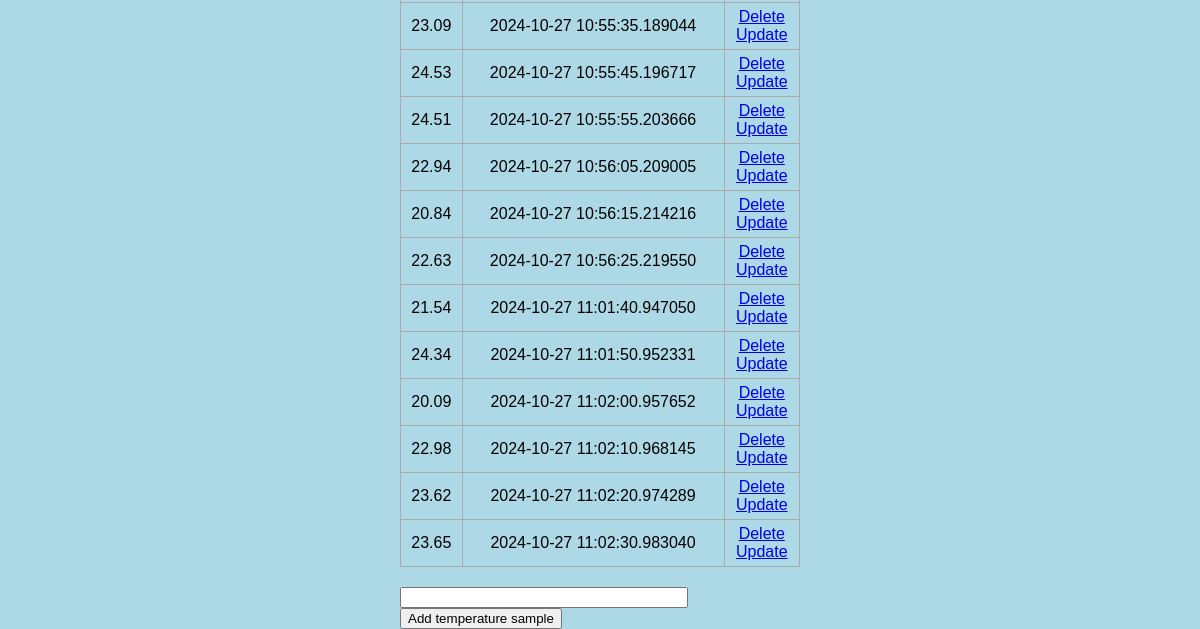
Before: / (lower part) with the older database file.
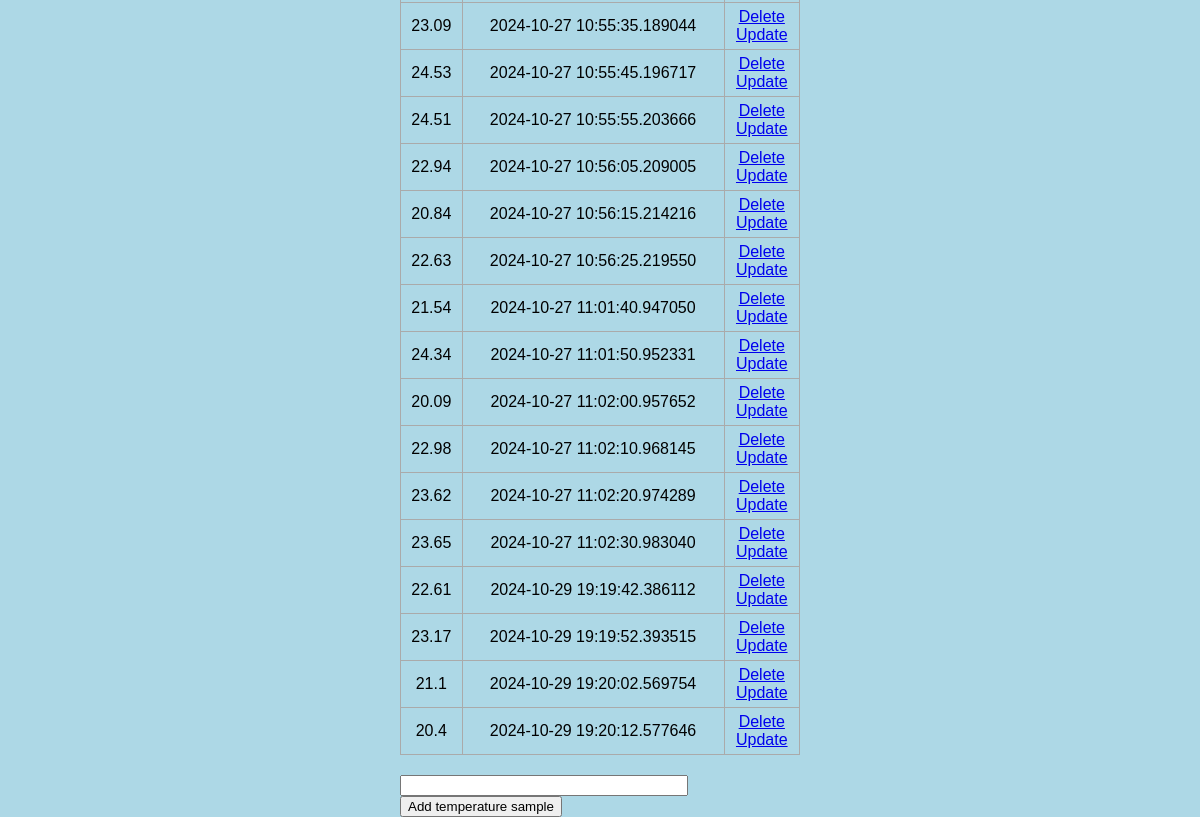
After: the same page with the newer database file.
### app.py (models this page shows, shortened)
class TempSample(db.Model):
    id = db.Column(db.Integer, primary_key=True)
    temp = db.Column(db.Float, nullable=False)
    date_created = db.Column(db.DateTime, default=datetime.utcnow)

### app.py (the view)
@app.route('/', methods=['POST', 'GET'])
def index():
    if request.method == 'POST':
        temp_content = request.form['temp']
        new_temp = TempSample(temp=temp_content)
        try:
            db.session.add(new_temp)
            db.session.commit()
            socketio.emit('temperature_update', {'temp': new_temp})
            return redirect('/')
        except:
            return 'There was an issue adding your temperature sample'
    else:
        temps = TempSample.query.order_by(TempSample.date_created).all()
        return render_template('index.html', temps = temps)

### templates/index.html (shortened to what this page needs)
{% extends 'base.html' %}
{% block body %}
<div class="content">
    {% if temps|length < 1 %}
    <h4 style="text-align: center">There are no temperature samples. Create one below!</h4>
    {% else %}
    <table>
        {% for temp in temps %}
            <tr>
                <td>{{ temp.temp }}</td>
                <td>{{ temp.date_created }}</td>
                <td>
                    <a href="/delete/{{temp.id}}">Delete</a>
                    <br>
                    <a href="/update/{{temp.id}}">Update</a>
                </td>
            </tr>
        {% endfor %}
    </table>
    {% endif %}
    <div class="form">
        <form action="/" method="POST">
            <input type="text" name="content" id="content">
            <input type="submit" value="Add temperature sample">
        </form>
    </div>
</div>
{% endblock %}

### templates/base.html (shortened to what this page needs)
<!DOCTYPE html>
<html lang="en">
<head>
    <link rel="stylesheet" href="{{ url_for('static', filename='css/main.css') }}">
</head>
<body>
    {% block body %}{% endblock %}
</body>
</html>

### static/css/main.css (style rules this page uses)
body, html { margin: 0; font-family: sans-serif; background-color: lightblue; }
.content { margin: 0 auto; width: 400px; }
table, td, th { border: 1px solid #aaa; }
table { border-collapse: collapse; width: 100%; }
.form { margin-top: 20px; }
#content { width: 70%; }

Changed rows visible on the page:
added TempSample: temp "22.61", date_created "2024-10-29 19:19:42.386112"
added TempSample: temp "23.17", date_created "2024-10-29 19:19:52.393515"
added TempSample: temp "21.1", date_created "2024-10-29 19:20:02.569754"
added TempSample: temp "20.4", date_created "2024-10-29 19:20:12.577646"
